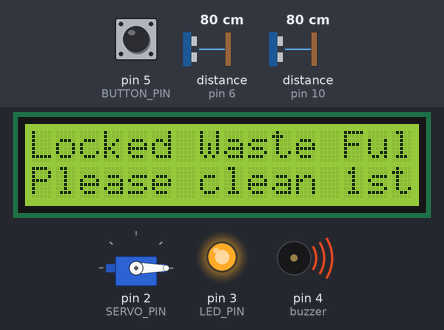
Simulated run of this sketch. Board: Arduino Uno, built with avr-gcc and run on an emulated ATmega328P. On the bench: 16×2 character LCD, servo, output pins drawn as LEDs (lit = HIGH), buzzer (waves = sounding, pin HIGH). Wiring (inferred from the names in the program): ultrasonic range finder: trigger pin 9; echo pin 10. The test bench sets the inputs (shaded band); at power-on: distance to the obstacle (sensors on pin 6, pin 10) 80 cm, pin 5 (BUTTON_PIN) HIGH. The echo pulse lasts 58.3 µs per cm; pins used as bus, display or sensor lines are not drawn; what the sketch prints to the serial monitor is not drawn.

Above: at 3.2 s.
3.3 s: distance to the obstacle (sensor on pin 6) set to 24 cm
5.4 s: distance to the obstacle (sensor on pin 6) set to 19 cm
At 7.0 s:
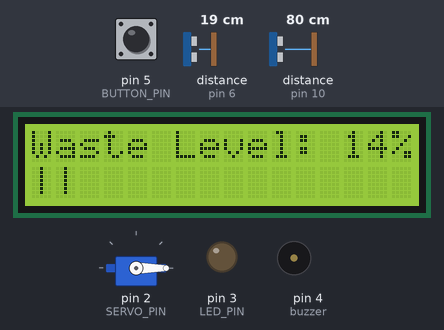
7.7 s: distance to the obstacle (sensor on pin 6) set to 9 cm
At 9.5 s:
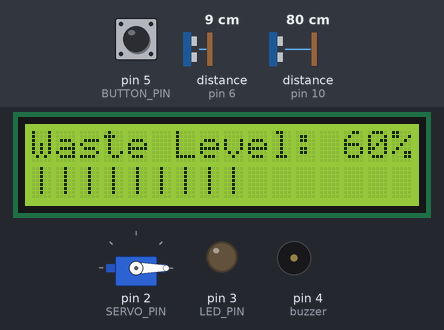
9.8 s: distance to the obstacle (sensor on pin 10) set to 24 cm
11.6 s: distance to the obstacle (sensor on pin 10) set to 20 cm
At 12.9 s:
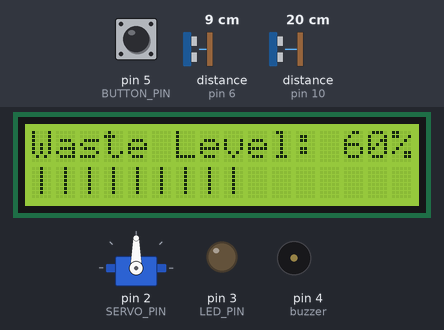
15.7 s: distance to the obstacle (sensor on pin 6) set to 18 cm
At 16.9 s:
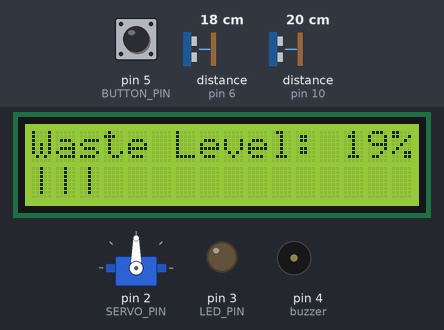
Timing chart, 0 to 20.8 s (numbered marks = the images above; inputs shaded):
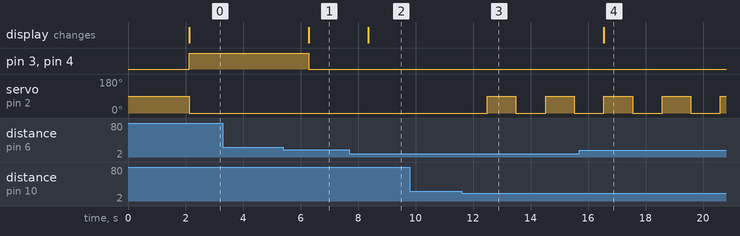

The sketch:

smart-dustbin.ino
```cpp
#include <Wire.h>
#include <LiquidCrystal_I2C.h>
#include <NewPing.h>
#include <Servo.h>

// --- Waste Level Monitoring Setup ---
#define trigPin 7
#define echoPin 6
#define buzzer 4
const int maxTankDepth = 22.5;
const int buzzerThreshold = 95;
const int openLevelThreshold = 80;

LiquidCrystal_I2C lcd(0x27, 16, 2);
NewPing sonar(trigPin, echoPin, maxTankDepth);

// --- Servo Proximity Detection Setup ---
#define TRIGGER_PIN  9
#define ECHO_PIN     10
#define SERVO_PIN    2
#define MAX_DISTANCE 20

// --- Push Button Pin ---
#define BUTTON_PIN 5

// --- LED Indicator Pin ---
#define LED_PIN 3

Servo servo;

void setup() {
  lcd.init();
  lcd.backlight();
  lcd.setCursor(0, 0);
  lcd.print("  Smart Dustbin");
  lcd.setCursor(0, 1);
  lcd.print("Waste Measurement");
  delay(2000);

  pinMode(buzzer, OUTPUT);
  digitalWrite(buzzer, LOW);

  pinMode(TRIGGER_PIN, OUTPUT);
  pinMode(ECHO_PIN, INPUT);
  pinMode(BUTTON_PIN, INPUT_PULLUP);  // Button setup with internal pull-up
  pinMode(LED_PIN, OUTPUT);
  digitalWrite(LED_PIN, LOW);

  servo.attach(SERVO_PIN);
  Serial.begin(9600);
}

void loop() {
  // --- Waste Level Calculation ---
  int tankDistance = sonar.ping_cm();
  int wasteLevel = map(tankDistance, 0, maxTankDepth, 100, 0);
  wasteLevel = constrain(wasteLevel, 0, 100);

  Serial.print("Tank Distance: ");
  Serial.print(tankDistance);
  Serial.print(" cm, Waste Level: ");
  Serial.print(wasteLevel);
  Serial.println(" %");

  // --- Display Waste Level ---
  lcd.clear();
  if (wasteLevel >= openLevelThreshold) {
    // Display locked warning
    lcd.setCursor(0, 0);
    lcd.print("Locked Waste Full");
    lcd.setCursor(0, 1);
    lcd.print("Please clean 1st");
  } else {
    // Normal display
    lcd.setCursor(0, 0);
    lcd.print("Waste Level: ");
    lcd.print(wasteLevel);
    lcd.print("%");

    lcd.setCursor(0, 1);
    int bars = map(wasteLevel, 0, 100, 0, 16);
    for (int i = 0; i < bars; i++) {
      lcd.print("|");
    }
  }

  // --- Buzzer & LED Control ---
  digitalWrite(buzzer, (wasteLevel >= buzzerThreshold) ? HIGH : LOW);
  digitalWrite(LED_PIN, (wasteLevel >= openLevelThreshold) ? HIGH : LOW);

  // --- Proximity Sensor ---
  long duration, proximity;
  digitalWrite(TRIGGER_PIN, LOW);
  delayMicroseconds(2);
  digitalWrite(TRIGGER_PIN, HIGH);
  delayMicroseconds(10);
  digitalWrite(TRIGGER_PIN, LOW);
  duration = pulseIn(ECHO_PIN, HIGH);
  proximity = (duration / 2) / 29.1;

  Serial.print("Proximity Distance: ");
  Serial.print(proximity);
  Serial.println(" cm");

  // --- Lid Control Logic ---

  if (digitalRead(BUTTON_PIN) == LOW) {
    // Button always opens the lid, regardless of level
    Serial.println("Button Pressed: Lid Open");
    servo.write(90);
    delay(60000); // 1 minute
    servo.write(0);
  } else if (wasteLevel < openLevelThreshold && proximity <= MAX_DISTANCE) {
    // Sensor only works if level < 80%
    servo.write(90);
    delay(1000);
    servo.write(0);
  } else {
    // Otherwise, keep closed
    servo.write(0);
  }

  delay(1000);
}
```

Measured:
- the behaviour switches between 23 and 22 cm on distance to the obstacle (sensor on pin 6) (found by bisection; images 0 and 1)
- the behaviour switches between 22 and 21 cm on distance to the obstacle (sensor on pin 10) (found by bisection; images 2 and 3)
- after the input at 3.3 s, every drawn part: stays the same
- after the input at 5.4 s, pin 3 (LED_PIN), pin 4 (buzzer): HIGH → LOW after 0.89 s; the display: changes after 0.89 s (image 1)
- after the input at 7.7 s, the display: changes after 0.66 s (image 2)
- after the input at 9.8 s, every drawn part: stays the same
- after the input at 11.6 s, servo on pin 2 (SERVO_PIN): alternates 90° for 1.0 s and 0° for 1.0 s, starting after 0.89 s
- after the input at 15.7 s, the display: changes after 0.85 s (image 4)
